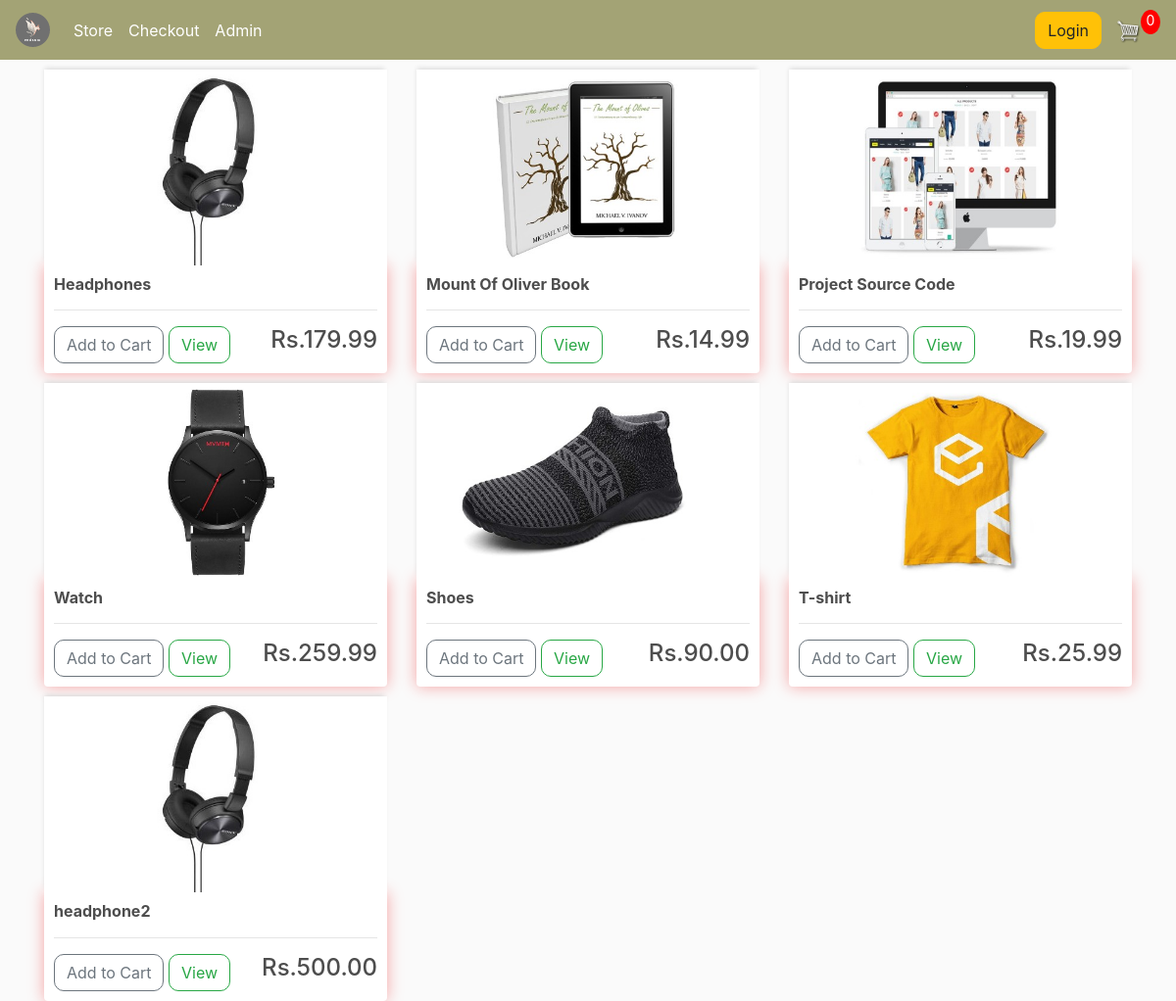
/store/, run on the app's committed database.
### store/models.py (models this page shows, shortened)
class Product(models.Model):
    name=models.CharField(max_length=264,null=True)
    price=models.FloatField()
    digital=models.BooleanField(default=True,null=True,blank=False)
    image=models.ImageField(null=True,blank=True)
    @property
    def imageURL(self):
        try:
            url=self.image.url
        except:
            url=''
        return url

### store/views.py (the view)
# urls.py: path('store/',include('store.urls')),
def store(request):
    if request.user.is_authenticated:
        customer=request.user.customer
        order, created=Order.objects.get_or_create(customer=customer,complete=False)
        items=order.orderitem_set.all()
        cardItems=order.get_cart_item
    else:
        items=[]
        order={'get_cart_total':0,'get_cart_item':0,'shipping':False}
        cardItems=order['get_cart_item']
    products=Product.objects.all()
    context={'products':products,'cardItems':cardItems}
    return render(request,'store/store.html',context)

### store/templates/store/store.html
{% extends 'store/base.html' %}
{% load static %}
{% block body_block %}
<div class="container">
  <div class="row">
    {% for product in products %}
    <div class="col-lg-4">
      <img class="thumbnail" src='{{product.imageURL}}' alt=" No Image Available">
      <div class="box-element product">
        <h6><strong>{{product.name}}</strong></h6>
        <hr>
        <button data-product='{{product.id}}' data-action='add' class="btn btn-outline-secondary add-btn update-cart" type="button" name="button">Add to Cart</button>
        <a class="btn btn-outline-success" href="#">View</a>
        <h4 style='display:inline-block; float:right;'>Rs.{{product.price|floatformat:2}}</h4>
      </div>
    </div>
    {% endfor %}
  </div>
</div>
{% endblock %}

### static/css/base.css (style rules this page uses)
body { background-color: hsl(0, 0%, 98%); }
h1,h2,h3,h4,h5,h6 { color:hsl(0, 0%, 30%); }
.box-element { box-shadow:hsl(0, 80%, 80%) 0 0 16px; background-color: #fff; border-radius: 4px; padding: 10px; }
.thumbnail { width: 100%; height: 200px; -webkit-box-shadow: -1px -3px 5px -2px rgba(214,214,214,1); -moz-box-shadow: -1px -3px 5px -2px rgba(214,214,214,1); box-shadow: -1px -3px 5px -2px rgba(214,214,214,1); }
.product { border-radius: 0 0 4px 4px; }
.col-lg-4, .col-lg-6, .col-lg-8, .col-lg-12 { margin-top: 10px; }
.btn { border-radius: 10px ; }

### data on the page
Product: imageURL (picture), name "Headphones", price "179.99"
Product: imageURL (picture), name "Mount Of Oliver Book", price "14.99"
Product: imageURL (picture), name "Project Source Code", price "19.99"
Product: imageURL (picture), name "Watch", price "259.99"
Product: imageURL (picture), name "Shoes", price "90.00"
Product: imageURL (picture), name "T-shirt", price "25.99"
Product: imageURL (picture), name "headphone2", price "500.00"

### other printed values
{{ cardItems }} "0"
